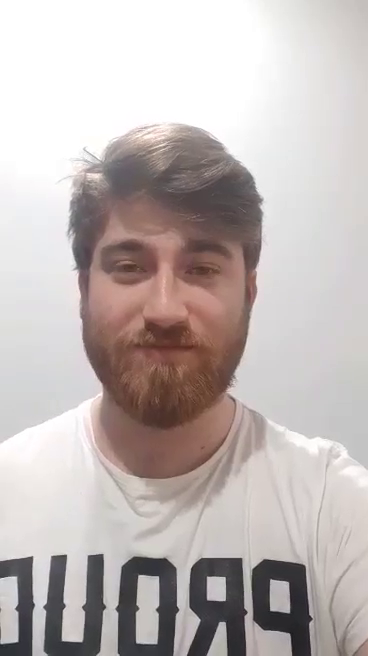
#> input picture frame 32 of lab10/video.mp4, 368 x 656 px, given in place of zad.mp4, which was not available
$ python zad11.py
#> lines starting #> are read from the running program, lines starting #| are printed output that depends on the picture; pictures that were not available may be replaced by others from this repository, and a replacement may not be noted
import cv2
import numpy as np
import math

cap = cv2.VideoCapture('zad.mp4')
l = int(cap.get(cv2.CAP_PROP_FRAME_COUNT))
print(l)

cap = cv2.VideoCapture('zad.mp4')
while cap.isOpened():
    ret, frame = cap.read()
#> frame is the input picture: shape (656, 368, 3); mean B, G, R 181, 182.9, 191.7
    frame = cv2.cvtColor(frame,cv2.COLOR_BGR2GRAY)
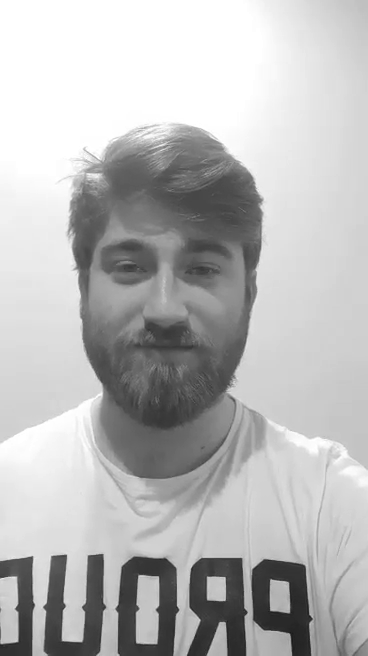
#> frame: shape (656, 368); min 25, max 255, mean 185.3
    frame = cv2.GaussianBlur(frame,(15,15),0)
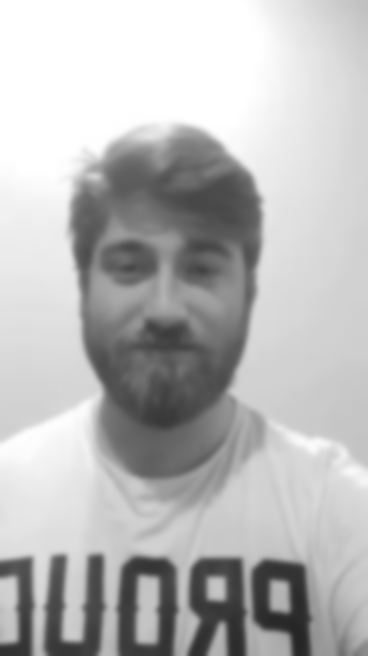
#> frame: shape (656, 368); min 37, max 255, mean 185.3
    if cv2.waitKey(1) == ord('0'):
#> (key Esc is pressed here)
        break
    cv2.putText(frame, 'Wojciech Jachimowski', (1000, 750), cv2.FONT_HERSHEY_SIMPLEX, 1, (255, 255, 255))
    cv2.imshow('zad.mp4', frame)

cap.release()
cv2.destroyAllWindows()


cap = cv2.VideoCapture('zad.mp4')
while cap.isOpened():
    ret, frame = cap.read()
    canny_low_thresh_hold =20
    canny_high_thresh_hold =100
    def canny(frame, low_thresh_hold, high_thresh_hold):
        return cv2.Canny(frame, low_thresh_hold,high_thresh_hold)
    frame = cv2.cvtColor(frame,cv2.COLOR_BGR2GRAY)
    frame = cv2.GaussianBlur(frame,(15,15),0)

    blur_canny = canny(frame,canny_low_thresh_hold,canny_high_thresh_hold)
    cv2.putText(blur_canny, 'Wojciech Jachimowski', (1000, 750), cv2.FONT_HERSHEY_SIMPLEX, 1, (255, 255, 255))
    cv2.imshow('zad.mp4', blur_canny)
    if cv2.waitKey(1) == ord('0'):
        break


cap.release()
cv2.destroyAllWindows()


cap = cv2.VideoCapture('zad.mp4')
while cap.isOpened():
    ret, frame = cap.read()
    canny_low_thresh_hold =20
    canny_high_thresh_hold =100
    def canny(frame, low_thresh_hold, high_thresh_hold):
        return cv2.Canny(frame, low_thresh_hold,high_thresh_hold)
    frame = cv2.cvtColor(frame,cv2.COLOR_BGR2GRAY)
    frame = cv2.GaussianBlur(frame,(15,15),0)
    blur_canny = canny(frame,canny_low_thresh_hold,canny_high_thresh_hold)
    h=1080
    w=1920
    x=600
    y=0
    blur_canny_temp = blur_canny[x:x + h,y:y+w]
    blur_canny = np.zeros_like(blur_canny)
    blur_canny[x:x +h,y:y+w] = blur_canny_temp
    cv2.putText(blur_canny, 'Wojciech Jachimowski', (1000, 750), cv2.FONT_HERSHEY_SIMPLEX, 1, (255, 255, 255))
    cv2.imshow('zad.mp4', blur_canny)
    if cv2.waitKey(1) == ord('0'):
        break


cap.release()
cv2.destroyAllWindows()


cap = cv2.VideoCapture('zad.mp4')
while cap.isOpened():
    ret, frame = cap.read()
    canny_low_thresh_hold =20
    canny_high_thresh_hold =100
    def canny(frame, low_thresh_hold, high_thresh_hold):
        return cv2.Canny(frame, low_thresh_hold,high_thresh_hold)
    frame = cv2.cvtColor(frame,cv2.COLOR_BGR2GRAY)
    frame = cv2.GaussianBlur(frame,(15,15),0)
    blur_canny = canny(frame,canny_low_thresh_hold,canny_high_thresh_hold)
    h=1080
    w=1920
    x=600
    y=0
    blur_canny_temp = blur_canny[x:x + h,y:y+w]
    blur_canny = np.zeros_like(blur_canny)
    blur_canny[x:x +h,y:y+w] = blur_canny_temp

    dst = cv2.Canny(blur_canny,50,200,None,3)
    cdst = cv2.cvtColor(dst,cv2.COLOR_GRAY2BGR)
    cdstP = np.copy(cdst)
    lines =cv2.HoughLines(dst,1,np.pi/180,150,None,0,0)
    if lines is not None:
        for i in range(0,len(lines)):
            rho = lines[i][0][0]
            theta = lines[i][0][1]
            a=math.cos(theta)
            b=math.sin(theta)
            x0 = a*rho
            y0 = b*rho
            pt1 = (int(x0 + 1000 * (-b)), int(y0 + 1000 * a))
            pt2 = (int(x0 - 1000 * (-b)), int(y0 - 1000 * a))
            cv2.line(cdst, pt1, pt2, (0,0,255),3,cv2.LINE_AA)
    linesP = cv2.HoughLinesP(dst, 1, np.pi / 180, 50, None, 50, 10)
    if linesP is not None:
        for i in range(0,len(linesP)):
            l = linesP[i][0]
            cv2.line(cdstP,(l[0],l[1]),(l[2],l[3]),(0,0,255),3,cv2.LINE_AA)

    cv2.putText(cdstP, 'Wojciech Jachimowski', (1000, 750), cv2.FONT_HERSHEY_SIMPLEX, 1, (255, 255, 255))

    #video = cv2.addWeighted(frame,0.8,cdstP,1,0)
    cv2.imshow('zad.mp4', cdstP)
    #cv2.imshow('zad.mp4', frame)
    if cv2.waitKey(1) == ord('0'):
        break


    ######

cap.release()
cv2.destroyAllWindows()

$ run again, starting later in the video
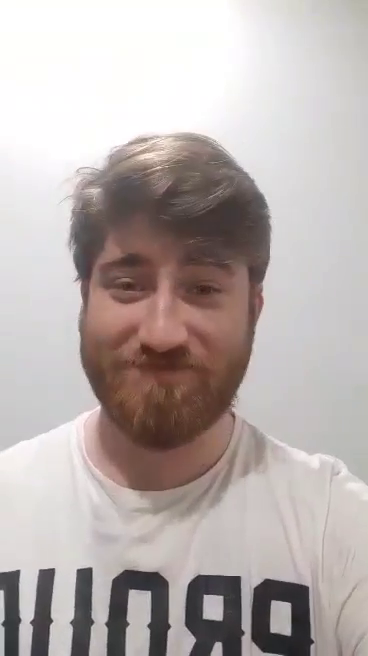
#> input picture frame 260 of lab10/video.mp4, 368 x 656 px, given in place of zad.mp4, which was not available
#> frame is the input picture: shape (656, 368, 3); mean B, G, R 173.3, 175.5, 184.8
#> `frame = cv2.cvtColor(frame,cv2.COLOR_BGR2GRAY)`:
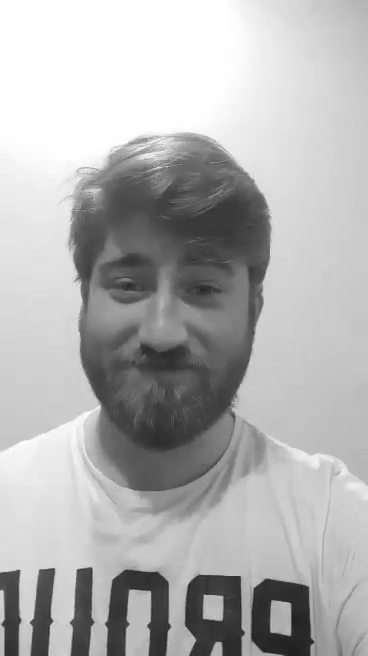
#> frame: shape (656, 368); min 30, max 255, mean 178
#> `frame = cv2.GaussianBlur(frame,(15,15),0)`:
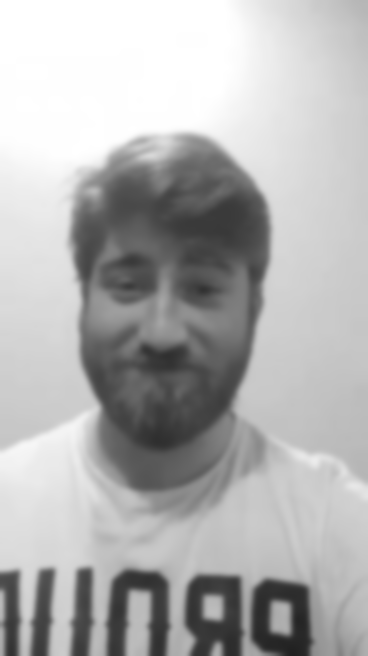
#> frame: shape (656, 368); min 32, max 255, mean 178
